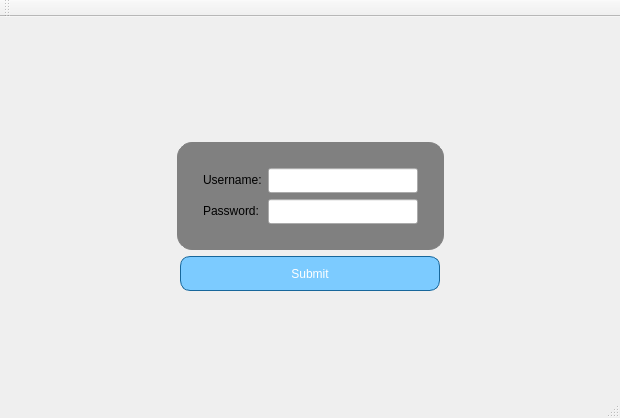
<?xml version="1.0" encoding="UTF-8"?>
<ui version="4.0">
 <class>MainWindow</class>
 <widget class="QMainWindow" name="MainWindow">
  <property name="geometry">
   <rect>
    <x>0</x>
    <y>0</y>
    <width>620</width>
    <height>418</height>
   </rect>
  </property>
  <property name="windowTitle">
   <string>MainWindow</string>
  </property>
  <property name="styleSheet">
   <string notr="true"/>
  </property>
  <widget class="QWidget" name="centralWidget">
   <property name="styleSheet">
    <string notr="true">#centralWidget
{
border-image: url(:/images/login_bg.png);
}</string>
   </property>
   <layout class="QVBoxLayout" name="verticalLayout">
    <item>
     <spacer name="verticalSpacer">
      <property name="orientation">
       <enum>Qt::Vertical</enum>
      </property>
      <property name="sizeHint" stdset="0">
       <size>
        <width>20</width>
        <height>40</height>
       </size>
      </property>
     </spacer>
    </item>
    <item>
     <layout class="QHBoxLayout" name="horizontalLayout_2">
      <property name="topMargin">
       <number>20</number>
      </property>
      <item>
       <spacer name="horizontalSpacer_3">
        <property name="orientation">
         <enum>Qt::Horizontal</enum>
        </property>
        <property name="sizeHint" stdset="0">
         <size>
          <width>40</width>
          <height>20</height>
         </size>
        </property>
       </spacer>
      </item>
      <item>
       <widget class="QFrame" name="formFrame">
        <property name="styleSheet">
         <string notr="true">#formFrame
{
border: 1px solid grey;
border-radius: 15px;
background-color:  gray;
}</string>
        </property>
        <layout class="QFormLayout" name="formLayout">
         <property name="leftMargin">
          <number>25</number>
         </property>
         <property name="topMargin">
          <number>25</number>
         </property>
         <property name="rightMargin">
          <number>25</number>
         </property>
         <property name="bottomMargin">
          <number>25</number>
         </property>
         <item row="0" column="0">
          <widget class="QLabel" name="label">
           <property name="text">
            <string>Username:</string>
           </property>
          </widget>
         </item>
         <item row="1" column="0">
          <widget class="QLabel" name="label_2">
           <property name="text">
            <string>Password:</string>
           </property>
          </widget>
         </item>
         <item row="0" column="1">
          <widget class="QLineEdit" name="lineEdit">
           <property name="minimumSize">
            <size>
             <width>150</width>
             <height>25</height>
            </size>
           </property>
          </widget>
         </item>
         <item row="1" column="1">
          <widget class="QLineEdit" name="lineEdit_2">
           <property name="minimumSize">
            <size>
             <width>150</width>
             <height>25</height>
            </size>
           </property>
          </widget>
         </item>
        </layout>
       </widget>
      </item>
      <item>
       <spacer name="horizontalSpacer_4">
        <property name="orientation">
         <enum>Qt::Horizontal</enum>
        </property>
        <property name="sizeHint" stdset="0">
         <size>
          <width>40</width>
          <height>20</height>
         </size>
        </property>
       </spacer>
      </item>
     </layout>
    </item>
    <item>
     <layout class="QHBoxLayout" name="horizontalLayout">
      <item>
       <spacer name="horizontalSpacer">
        <property name="orientation">
         <enum>Qt::Horizontal</enum>
        </property>
        <property name="sizeHint" stdset="0">
         <size>
          <width>40</width>
          <height>20</height>
         </size>
        </property>
       </spacer>
      </item>
      <item>
       <widget class="QPushButton" name="pushButton">
        <property name="minimumSize">
         <size>
          <width>260</width>
          <height>35</height>
         </size>
        </property>
        <property name="styleSheet">
         <string notr="true">border: 1px solid rgb(24, 103, 155);
border-radius: 10px;
background-color: rgb(124, 203, 255);
color: white;</string>
        </property>
        <property name="text">
         <string>Submit</string>
        </property>
       </widget>
      </item>
      <item>
       <spacer name="horizontalSpacer_2">
        <property name="orientation">
         <enum>Qt::Horizontal</enum>
        </property>
        <property name="sizeHint" stdset="0">
         <size>
          <width>40</width>
          <height>20</height>
         </size>
        </property>
       </spacer>
      </item>
     </layout>
    </item>
    <item>
     <spacer name="verticalSpacer_2">
      <property name="orientation">
       <enum>Qt::Vertical</enum>
      </property>
      <property name="sizeHint" stdset="0">
       <size>
        <width>20</width>
        <height>40</height>
       </size>
      </property>
     </spacer>
    </item>
   </layout>
  </widget>
  <widget class="QMenuBar" name="menuBar">
   <property name="geometry">
    <rect>
     <x>0</x>
     <y>0</y>
     <width>620</width>
     <height>22</height>
    </rect>
   </property>
  </widget>
  <widget class="QToolBar" name="mainToolBar">
   <attribute name="toolBarArea">
    <enum>TopToolBarArea</enum>
   </attribute>
   <attribute name="toolBarBreak">
    <bool>false</bool>
   </attribute>
  </widget>
  <widget class="QStatusBar" name="statusBar"/>
 </widget>
 <layoutdefault spacing="6" margin="11"/>
 <resources/>
 <connections/>
</ui>
